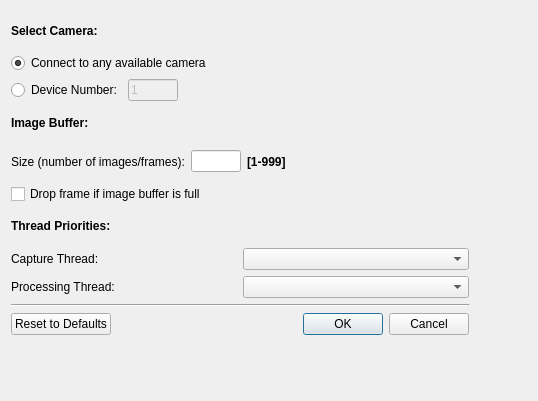
<?xml version="1.0" encoding="UTF-8"?>
<ui version="4.0">
 <class>CameraConnectDialog</class>
 <widget class="QDialog" name="CameraConnectDialog">
  <property name="geometry">
   <rect>
    <x>0</x>
    <y>0</y>
    <width>538</width>
    <height>401</height>
   </rect>
  </property>
  <property name="sizePolicy">
   <sizepolicy hsizetype="Minimum" vsizetype="Minimum">
    <horstretch>0</horstretch>
    <verstretch>0</verstretch>
   </sizepolicy>
  </property>
  <property name="minimumSize">
   <size>
    <width>410</width>
    <height>170</height>
   </size>
  </property>
  <property name="windowTitle">
   <string>Connect to Camera</string>
  </property>
  <widget class="QWidget" name="layoutWidget">
   <property name="geometry">
    <rect>
     <x>11</x>
     <y>14</y>
     <width>458</width>
     <height>321</height>
    </rect>
   </property>
   <layout class="QVBoxLayout" name="verticalLayout_4">
    <item>
     <layout class="QVBoxLayout" name="verticalLayout_3">
      <item>
       <widget class="QLabel" name="label_1">
        <property name="font">
         <font>
          <pointsize>9</pointsize>
          <weight>75</weight>
          <bold>true</bold>
         </font>
        </property>
        <property name="text">
         <string>Select Camera:</string>
        </property>
       </widget>
      </item>
      <item>
       <widget class="QRadioButton" name="anyCameraButton">
        <property name="font">
         <font>
          <pointsize>9</pointsize>
         </font>
        </property>
        <property name="text">
         <string>Connect to any available camera</string>
        </property>
        <property name="checked">
         <bool>true</bool>
        </property>
        <attribute name="buttonGroup">
         <string notr="true">cameraButtonGroup</string>
        </attribute>
       </widget>
      </item>
      <item>
       <layout class="QHBoxLayout" name="horizontalLayout_2">
        <item>
         <widget class="QRadioButton" name="deviceNumberButton">
          <property name="font">
           <font>
            <pointsize>9</pointsize>
           </font>
          </property>
          <property name="text">
           <string>Device Number:</string>
          </property>
          <attribute name="buttonGroup">
           <string notr="true">cameraButtonGroup</string>
          </attribute>
         </widget>
        </item>
        <item>
         <widget class="QLineEdit" name="deviceNumberEdit">
          <property name="enabled">
           <bool>false</bool>
          </property>
          <property name="sizePolicy">
           <sizepolicy hsizetype="Fixed" vsizetype="Fixed">
            <horstretch>0</horstretch>
            <verstretch>0</verstretch>
           </sizepolicy>
          </property>
          <property name="minimumSize">
           <size>
            <width>50</width>
            <height>0</height>
           </size>
          </property>
          <property name="maximumSize">
           <size>
            <width>50</width>
            <height>16777215</height>
           </size>
          </property>
          <property name="text">
           <string>1</string>
          </property>
         </widget>
        </item>
        <item>
         <spacer name="horizontalSpacer_1">
          <property name="orientation">
           <enum>Qt::Horizontal</enum>
          </property>
          <property name="sizeHint" stdset="0">
           <size>
            <width>40</width>
            <height>20</height>
           </size>
          </property>
         </spacer>
        </item>
       </layout>
      </item>
      <item>
       <widget class="QLabel" name="label_3">
        <property name="font">
         <font>
          <pointsize>9</pointsize>
          <weight>75</weight>
          <bold>true</bold>
         </font>
        </property>
        <property name="text">
         <string>Image Buffer:</string>
        </property>
       </widget>
      </item>
      <item>
       <layout class="QHBoxLayout" name="horizontalLayout">
        <item>
         <widget class="QLabel" name="label_2">
          <property name="font">
           <font>
            <pointsize>9</pointsize>
            <weight>50</weight>
            <bold>false</bold>
           </font>
          </property>
          <property name="text">
           <string>Size (number of images/frames):</string>
          </property>
         </widget>
        </item>
        <item>
         <widget class="QLineEdit" name="imageBufferSizeEdit">
          <property name="sizePolicy">
           <sizepolicy hsizetype="Minimum" vsizetype="Fixed">
            <horstretch>0</horstretch>
            <verstretch>0</verstretch>
           </sizepolicy>
          </property>
          <property name="minimumSize">
           <size>
            <width>50</width>
            <height>0</height>
           </size>
          </property>
          <property name="maximumSize">
           <size>
            <width>50</width>
            <height>16777215</height>
           </size>
          </property>
          <property name="font">
           <font>
            <pointsize>9</pointsize>
           </font>
          </property>
         </widget>
        </item>
        <item>
         <widget class="QLabel" name="label_4">
          <property name="font">
           <font>
            <pointsize>9</pointsize>
            <weight>75</weight>
            <bold>true</bold>
           </font>
          </property>
          <property name="text">
           <string>[1-999]</string>
          </property>
         </widget>
        </item>
        <item>
         <spacer name="horizontalSpacer_2">
          <property name="orientation">
           <enum>Qt::Horizontal</enum>
          </property>
          <property name="sizeHint" stdset="0">
           <size>
            <width>40</width>
            <height>20</height>
           </size>
          </property>
         </spacer>
        </item>
       </layout>
      </item>
      <item>
       <widget class="QCheckBox" name="dropFrameCheckBox">
        <property name="font">
         <font>
          <pointsize>9</pointsize>
         </font>
        </property>
        <property name="text">
         <string>Drop frame if image buffer is full</string>
        </property>
       </widget>
      </item>
      <item>
       <widget class="QLabel" name="label_5">
        <property name="font">
         <font>
          <pointsize>9</pointsize>
          <weight>75</weight>
          <bold>true</bold>
         </font>
        </property>
        <property name="text">
         <string>Thread Priorities:</string>
        </property>
       </widget>
      </item>
      <item>
       <layout class="QHBoxLayout" name="horizontalLayout_3">
        <item>
         <layout class="QVBoxLayout" name="verticalLayout">
          <item>
           <widget class="QLabel" name="label_6">
            <property name="font">
             <font>
              <pointsize>9</pointsize>
              <weight>50</weight>
              <bold>false</bold>
             </font>
            </property>
            <property name="text">
             <string>Capture Thread:</string>
            </property>
           </widget>
          </item>
          <item>
           <widget class="QLabel" name="label_7">
            <property name="font">
             <font>
              <pointsize>9</pointsize>
              <weight>50</weight>
              <bold>false</bold>
             </font>
            </property>
            <property name="text">
             <string>Processing Thread:</string>
            </property>
           </widget>
          </item>
         </layout>
        </item>
        <item>
         <layout class="QVBoxLayout" name="verticalLayout_2">
          <item>
           <widget class="QComboBox" name="capturePrioComboBox">
            <property name="font">
             <font>
              <pointsize>9</pointsize>
             </font>
            </property>
           </widget>
          </item>
          <item>
           <widget class="QComboBox" name="processingPrioComboBox">
            <property name="font">
             <font>
              <pointsize>9</pointsize>
             </font>
            </property>
           </widget>
          </item>
         </layout>
        </item>
       </layout>
      </item>
     </layout>
    </item>
    <item>
     <widget class="Line" name="line">
      <property name="orientation">
       <enum>Qt::Horizontal</enum>
      </property>
     </widget>
    </item>
    <item>
     <layout class="QHBoxLayout" name="horizontalLayout_4">
      <item>
       <widget class="QPushButton" name="resetToDefaultsPushButton">
        <property name="text">
         <string>Reset to Defaults</string>
        </property>
       </widget>
      </item>
      <item>
       <widget class="QDialogButtonBox" name="okCancelBox">
        <property name="orientation">
         <enum>Qt::Horizontal</enum>
        </property>
        <property name="standardButtons">
         <set>QDialogButtonBox::Cancel|QDialogButtonBox::Ok</set>
        </property>
       </widget>
      </item>
     </layout>
    </item>
   </layout>
  </widget>
 </widget>
 <tabstops>
  <tabstop>anyCameraButton</tabstop>
  <tabstop>deviceNumberButton</tabstop>
  <tabstop>deviceNumberEdit</tabstop>
  <tabstop>imageBufferSizeEdit</tabstop>
  <tabstop>dropFrameCheckBox</tabstop>
  <tabstop>capturePrioComboBox</tabstop>
  <tabstop>processingPrioComboBox</tabstop>
  <tabstop>okCancelBox</tabstop>
  <tabstop>resetToDefaultsPushButton</tabstop>
 </tabstops>
 <resources/>
 <connections>
  <connection>
   <sender>okCancelBox</sender>
   <signal>accepted()</signal>
   <receiver>CameraConnectDialog</receiver>
   <slot>accept()</slot>
   <hints>
    <hint type="sourcelabel">
     <x>430</x>
     <y>136</y>
    </hint>
    <hint type="destinationlabel">
     <x>157</x>
     <y>274</y>
    </hint>
   </hints>
  </connection>
  <connection>
   <sender>okCancelBox</sender>
   <signal>rejected()</signal>
   <receiver>CameraConnectDialog</receiver>
   <slot>reject()</slot>
   <hints>
    <hint type="sourcelabel">
     <x>430</x>
     <y>136</y>
    </hint>
    <hint type="destinationlabel">
     <x>286</x>
     <y>274</y>
    </hint>
   </hints>
  </connection>
  <connection>
   <sender>anyCameraButton</sender>
   <signal>clicked(bool)</signal>
   <receiver>deviceNumberEdit</receiver>
   <slot>setDisabled(bool)</slot>
   <hints>
    <hint type="sourcelabel">
     <x>205</x>
     <y>38</y>
    </hint>
    <hint type="destinationlabel">
     <x>217</x>
     <y>67</y>
    </hint>
   </hints>
  </connection>
  <connection>
   <sender>deviceNumberButton</sender>
   <signal>clicked(bool)</signal>
   <receiver>deviceNumberEdit</receiver>
   <slot>setEnabled(bool)</slot>
   <hints>
    <hint type="sourcelabel">
     <x>130</x>
     <y>93</y>
    </hint>
    <hint type="destinationlabel">
     <x>281</x>
     <y>93</y>
    </hint>
   </hints>
  </connection>
 </connections>
 <buttongroups>
  <buttongroup name="cameraButtonGroup"/>
 </buttongroups>
</ui>
